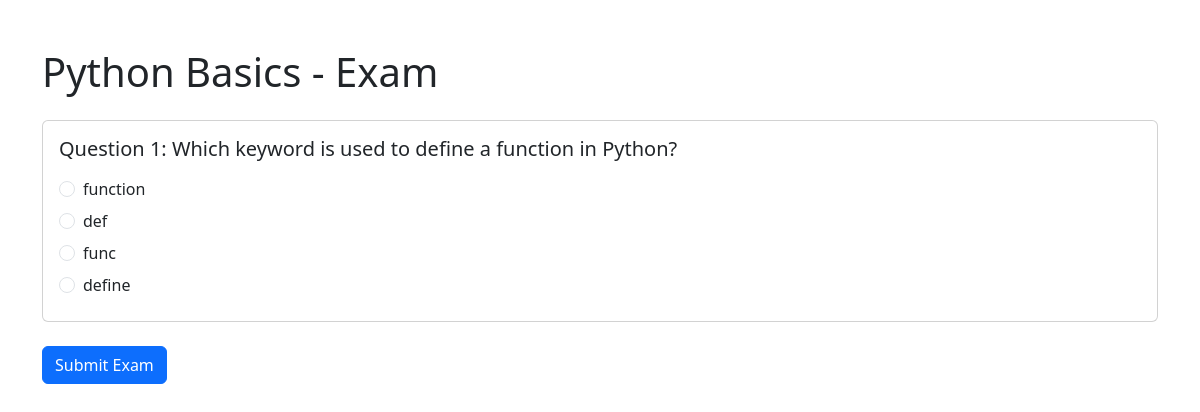
Screenshot of /course/2/exam/ with the database file from the repository.
### onlinecourseapp/models.py (models this page shows, shortened)
class Course(models.Model):
    name = models.CharField(max_length=100)
    description = models.TextField()
    instructor = models.ForeignKey(
        Instructor,
        on_delete=models.CASCADE
    )

class Question(models.Model):
    course = models.ForeignKey(
        Course,
        on_delete=models.CASCADE
    )
    lesson = models.ForeignKey(
        Lesson,
        on_delete=models.CASCADE
    )
    question_text = models.CharField(max_length=200)
    grade = models.IntegerField(default=1)

class Choice(models.Model):
    question = models.ForeignKey(
        Question,
        on_delete=models.CASCADE,
        related_name='choices'
    )
    choice_text = models.CharField(max_length=200)
    is_correct = models.BooleanField(default=False)

### onlinecourseapp/views.py (the view)
def exam(request, course_id):
    course = get_object_or_404(Course, id=course_id)
    return render(
        request,
        'onlinecourseapp/exam.html',
        {'course': course}
    )

### onlinecourseapp/templates/onlinecourseapp/exam.html (shortened to what this page needs)
<!DOCTYPE html>
<html lang="en">
<head>
    <link href="https://cdn.jsdelivr.net/npm/bootstrap@5.3.3/dist/css/bootstrap.min.css"
          rel="stylesheet">
</head>
<body>
<div class="container mt-5">
    <h1 class="mb-4">{{ course.name }} - Exam</h1>
    <form method="post" action="{% url 'onlinecourseapp:submit' course.id %}">
        {% for question in course.question_set.all %}
        <div class="card mb-4">
            <div class="card-body">
                <h5 class="card-title mb-3">
                    Question {{ forloop.counter }}:
                    {{ question.question_text }}
                </h5>
                {% for choice in question.choices.all %}
                <div class="form-check mb-2">
                    <input
                        class="form-check-input"
                        type="radio"
                        name="question_{{ question.id }}"
                        value="{{ choice.id }}"
                        id="choice{{ choice.id }}"
                        required
                    >
                    <label class="form-check-label"
                           for="choice{{ choice.id }}">
                        {{ choice.choice_text }}
                    </label>
                </div>
                {% empty %}
                <div class="alert alert-warning">
                    No choices available for this question.
                </div>
                {% endfor %}
            </div>
        </div>
        {% empty %}
        <div class="alert alert-warning">
            No questions available for this course.
        </div>
        {% endfor %}
        <button type="submit" class="btn btn-primary">
            Submit Exam
        </button>
    </form>
</div>
</body>
</html>

### rows the page displays
Course: name "Python Basics"
Question: question_text "Which keyword is used to define a function in Python?"
Choice: choice_text "function"
Choice: choice_text "def"
Choice: choice_text "func"
Choice: choice_text "define"
